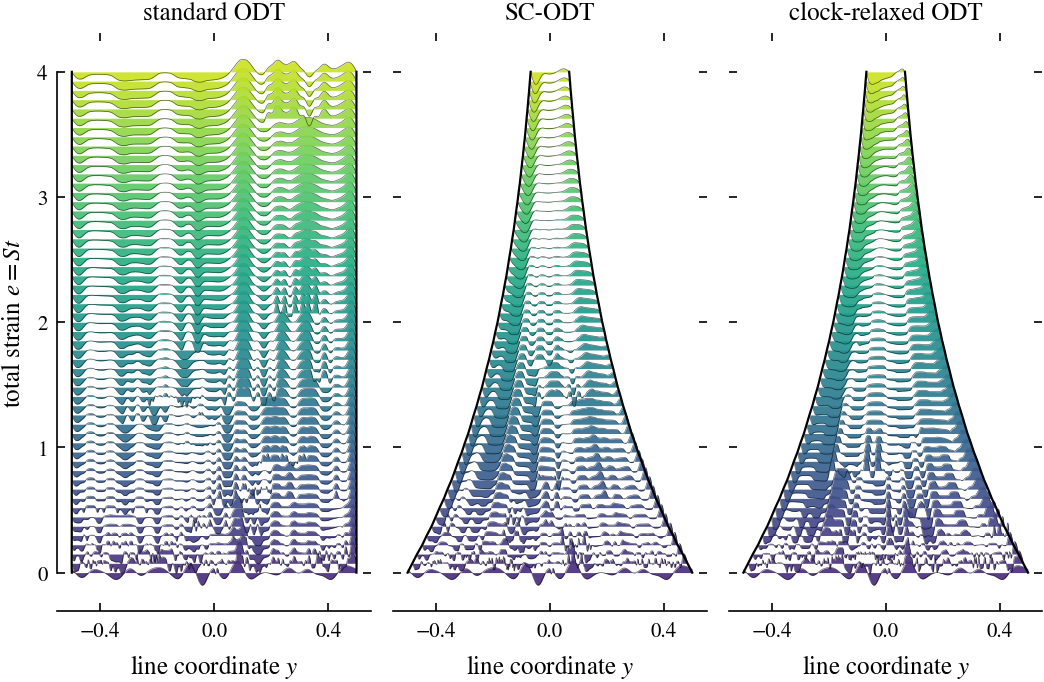

Write Python code to recreate this figure.
#!/usr/bin/env python3
"""Space-time propagation of the ODT line as a flowing ridgeline of the
actual velocity profile, one column per model variant (real runs, same
seed 22, eddies on; caro job 4461723 -> hero_lines.npz).

Each stacked curve is the line's velocity profile at one instant; time
runs upward; colour flows with time. Standard ODT keeps its full width;
SC-ODT and clock-relaxed taper as the line physically compresses under
strain. Per-profile normalisation keeps the eddy structure visible as the
fluctuations decay.

  python fig_hero_ribbon.py           colour (proposals)
  python fig_hero_ribbon.py --mono    greyscale (paper)
"""
import os
import sys

import numpy as np

HERE = os.path.dirname(os.path.abspath(__file__))
sys.path.insert(0, HERE)
from figstyle_jfm import FULL, plt, save  # noqa: E402

MONO = "--mono" in sys.argv
COMP = "V"
NPROF = 55
STEP = 1.0
AMP = 1.35
D = np.load(os.path.join(HERE, "hero_lines.npz"))
yg = D["yg"]
CASES = [("hero_std", "standard ODT"),
         ("hero_scodt", "SC-ODT"),
         ("hero_clock", "clock-relaxed ODT")]
CMAP = plt.get_cmap("Greys") if MONO else plt.get_cmap("viridis")


def main():
    fig, axs = plt.subplots(1, 3, figsize=(FULL, 3.5), sharey=True)
    for ax, (key, name) in zip(axs, CASES):
        F = D[COMP + "_" + key]
        yh = D["yh_" + key]
        nt = F.shape[1]
        sel = np.linspace(0, nt - 1, NPROF).astype(int)
        for k, j in enumerate(sel):
            prof = F[:, j]
            m = np.isfinite(prof)
            if m.sum() < 5:
                continue
            y = yg[m]
            p = prof[m]
            p = p / (np.nanmax(np.abs(p)) + 1e-9)
            base = k * STEP
            curve = base + AMP * p
            col = CMAP(0.12 + 0.8 * k / (NPROF - 1))
            ax.fill_between(y, base, curve, color=col, alpha=0.9,
                            lw=0, zorder=k)
            ax.plot(y, curve, color="k", lw=0.25, alpha=0.6, zorder=k)
        # compression cone (physical half-width vs time index)
        kk = np.linspace(0, NPROF - 1, NPROF)
        yhs = yh[sel]
        ax.plot(yhs, kk * STEP, color="k", lw=0.8, zorder=NPROF + 1)
        ax.plot(-yhs, kk * STEP, color="k", lw=0.8, zorder=NPROF + 1)
        ax.set_xlim(-0.55, 0.55)
        ax.set_title(name, fontsize=9, pad=5)
        ax.set_xlabel(r"line coordinate $y$")
        ax.set_xticks([-0.4, 0, 0.4])
        for s in ("top", "right", "left"):
            ax.spines[s].set_visible(False)
        ax.set_yticks([])
    # strain axis on the first panel (e = St runs bottom->top)
    etick = [0, 1, 2, 3, 4]
    kpos = [E / 4.0 * (NPROF - 1) * STEP for E in etick]
    axs[0].spines["left"].set_visible(True)
    axs[0].spines["left"].set_bounds(0, (NPROF - 1) * STEP)
    axs[0].set_yticks(kpos)
    axs[0].set_yticklabels([str(E) for E in etick])
    axs[0].set_ylabel(r"total strain $e = St$")
    fig.tight_layout(pad=0.5, w_pad=1.0)
    save(fig, os.path.join(HERE, "fig_hero_ribbon"
                           + ("_mono" if MONO else "")))


if __name__ == "__main__":
    main()
